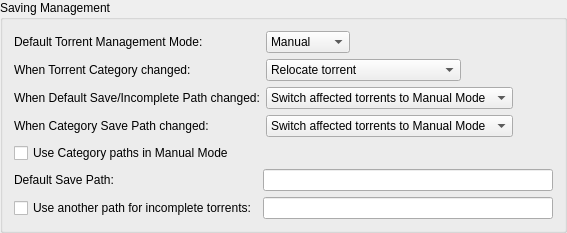
             <widget class="QGroupBox" name="groupSavingManagement">
              <property name="title">
               <string>Saving Management</string>
              </property>
              <layout class="QVBoxLayout" name="groupSavingManagementLayout">
               <item>
                <layout class="QGridLayout" name="gridLayout_3">
                 <item row="0" column="0">
                  <widget class="QLabel" name="label_40">
                   <property name="text">
                    <string>Default Torrent Management Mode:</string>
                   </property>
                  </widget>
                 </item>
                 <item row="0" column="1">
                  <layout class="QHBoxLayout" name="horizontalLayout_70">
                   <property name="spacing">
                    <number>10</number>
                   </property>
                   <item>
                    <widget class="QComboBox" name="comboSavingMode">
                     <property name="toolTip">
                      <string>Automatic: Various torrent properties (e.g. save path) will be decided by the associated category
Manual: Various torrent properties (e.g. save path) must be assigned manually</string>
                     </property>
                     <item>
                      <property name="text">
                       <string>Manual</string>
                      </property>
                     </item>
                     <item>
                      <property name="text">
                       <string>Automatic</string>
                      </property>
                     </item>
                    </widget>
                   </item>
                   <item>
                    <spacer name="horizontalSpacer_160">
                     <property name="orientation">
                      <enum>Qt::Orientation::Horizontal</enum>
                     </property>
                     <property name="sizeHint" stdset="0">
                      <size>
                       <width>40</width>
                       <height>20</height>
                      </size>
                     </property>
                    </spacer>
                   </item>
                  </layout>
                 </item>
                 <item row="1" column="0">
                  <widget class="QLabel" name="labelTorrentCategoryChanged">
                   <property name="text">
                    <string>When Torrent Category changed:</string>
                   </property>
                  </widget>
                 </item>
                 <item row="1" column="1">
                  <layout class="QHBoxLayout" name="horizontalLayout_14">
                   <item>
                    <widget class="QComboBox" name="comboTorrentCategoryChanged">
                     <item>
                      <property name="text">
                       <string>Relocate torrent</string>
                      </property>
                     </item>
                     <item>
                      <property name="text">
                       <string>Switch torrent to Manual Mode</string>
                      </property>
                     </item>
                    </widget>
                   </item>
                   <item>
                    <spacer name="horizontalSpacer_17">
                     <property name="orientation">
                      <enum>Qt::Orientation::Horizontal</enum>
                     </property>
                     <property name="sizeHint" stdset="0">
                      <size>
                       <width>40</width>
                       <height>20</height>
                      </size>
                     </property>
                    </spacer>
                   </item>
                  </layout>
                 </item>
                 <item row="2" column="0">
                  <widget class="QLabel" name="labelCategoryDefaultPathChanged">
                   <property name="text">
                    <string>When Default Save/Incomplete Path changed:</string>
                   </property>
                  </widget>
                 </item>
                 <item row="2" column="1">
                  <layout class="QHBoxLayout" name="horizontalLayout_15">
                   <item>
                    <widget class="QComboBox" name="comboCategoryDefaultPathChanged">
                     <property name="currentIndex">
                      <number>1</number>
                     </property>
                     <item>
                      <property name="text">
                       <string>Relocate affected torrents</string>
                      </property>
                     </item>
                     <item>
                      <property name="text">
                       <string>Switch affected torrents to Manual Mode</string>
                      </property>
                     </item>
                    </widget>
                   </item>
                   <item>
                    <spacer name="horizontalSpacer_18">
                     <property name="orientation">
                      <enum>Qt::Orientation::Horizontal</enum>
                     </property>
                     <property name="sizeHint" stdset="0">
                      <size>
                       <width>40</width>
                       <height>20</height>
                      </size>
                     </property>
                    </spacer>
                   </item>
                  </layout>
                 </item>
                 <item row="3" column="0">
                  <widget class="QLabel" name="labelCategoryChanged">
                   <property name="text">
                    <string>When Category Save Path changed:</string>
                   </property>
                  </widget>
                 </item>
                 <item row="3" column="1">
                  <layout class="QHBoxLayout" name="horizontalLayout_17">
                   <item>
                    <widget class="QComboBox" name="comboCategoryChanged">
                     <property name="currentIndex">
                      <number>1</number>
                     </property>
                     <item>
                      <property name="text">
                       <string>Relocate affected torrents</string>
                      </property>
                     </item>
                     <item>
                      <property name="text">
                       <string>Switch affected torrents to Manual Mode</string>
                      </property>
                     </item>
                    </widget>
                   </item>
                   <item>
                    <spacer name="horizontalSpacer_19">
                     <property name="orientation">
                      <enum>Qt::Orientation::Horizontal</enum>
                     </property>
                     <property name="sizeHint" stdset="0">
                      <size>
                       <width>40</width>
                       <height>20</height>
                      </size>
                     </property>
                    </spacer>
                   </item>
                  </layout>
                 </item>
                </layout>
               </item>
               <item>
                <widget class="QCheckBox" name="checkUseCategoryPaths">
                 <property name="toolTip">
                  <string>Resolve relative Save Path against appropriate Category path instead of Default one</string>
                 </property>
                 <property name="text">
                  <string>Use Category paths in Manual Mode</string>
                 </property>
                </widget>
               </item>
               <item>
                <layout class="QGridLayout" name="gridLayout_4">
                 <item row="0" column="0">
                  <widget class="QLabel" name="labelSavePath">
                   <property name="text">
                    <string>Default Save Path:</string>
                   </property>
                  </widget>
                 </item>
                 <item row="0" column="1">
                  <widget class="QLineEdit" name="textSavePath"/>
                 </item>
                 <item row="1" column="0">
                  <widget class="QCheckBox" name="checkUseDownloadPath">
                   <property name="text">
                    <string>Use another path for incomplete torrents:</string>
                   </property>
                  </widget>
                 </item>
                 <item row="1" column="1">
                  <widget class="QLineEdit" name="textDownloadPath"/>
                 </item>
                </layout>
               </item>
              </layout>
             </widget>
